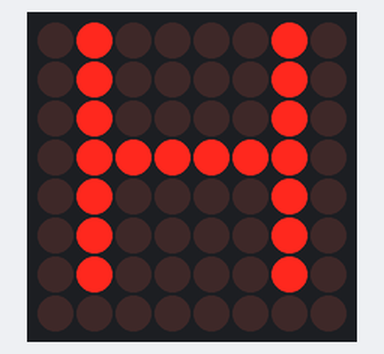
Recording of a sketch running on a simulated Arduino Uno, built with avr-gcc and run on an emulated ATmega328P. Shown: 8×8 LED matrix. Wiring (inferred from the names in the program): LED matrix (orientation assumed): rows pin 2, pin 3, pin 4, pin 5, pin 6, pin 7, pin 8, pin 9; columns pin 10, pin 11, pin 12, pin 13, A0, A1, A2, A3.

Above: at 0.1 s.
At 1.0 s:
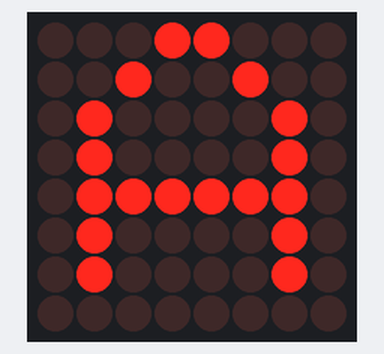
At 1.9 s:
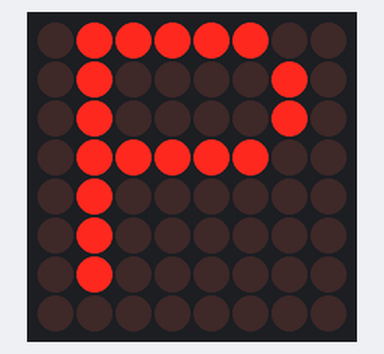
At 4.6 s:
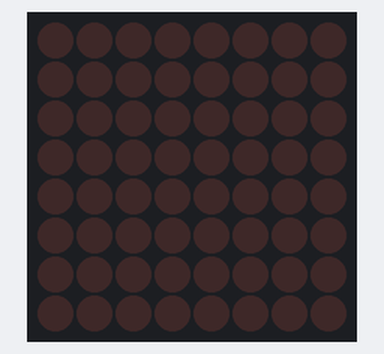
At 8.5 s:
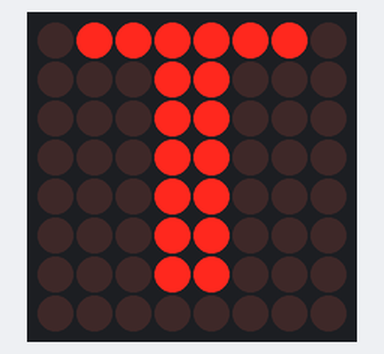
At 12.2 s:
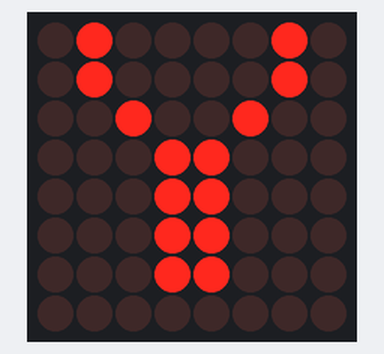

Measured:
- by itself, everything shown: repeats every 13.0 s, in 26 steps
- what the display in image 0 shows lasts 0.9 s, from 0.0 s to 0.9 s
- what the display in image 3 shows lasts 1.0 s, from 4.6 s to 5.6 s

The sketch:

letter_1088AS.ino
```cpp
// Arduino Uno + 1088AS
// 沿用原来的接线，每根列线串联一只 2.2kΩ 电阻。
// 不需要安装额外库。

// 第 1～8 行，从上到下
const byte rowPins[8] = {
  2, 3, 4, 5, 6, 7, 8, 9
};

// 第 1～8 列，从左到右
const byte colPins[8] = {
  10, 11, 12, 13, A0, A1, A2, A3
};

// ===== 在这里修改显示内容 =====
const char message[] = "HAPPY BIRTHDAY";

// 每个字母的显示时间（毫秒）
const unsigned long letterDuration = 800;

// 字母之间熄灭的时间，方便区分连续相同的字母
const unsigned long gapDuration = 120;

// 每个字母包含 8 行，每行 8 个点。
// 1 表示亮，0 表示灭。
// 顺序必须是 A、B、C……Z。
const byte alphabet[26][8] = {
  // A
  {
    0b00011000,
    0b00100100,
    0b01000010,
    0b01000010,
    0b01111110,
    0b01000010,
    0b01000010,
    0b00000000
  },

  // B
  {
    0b01111100,
    0b01000010,
    0b01000010,
    0b01111100,
    0b01000010,
    0b01000010,
    0b01111100,
    0b00000000
  },

  // C
  {
    0b00111100,
    0b01000010,
    0b01000000,
    0b01000000,
    0b01000000,
    0b01000010,
    0b00111100,
    0b00000000
  },

  // D
  {
    0b01111000,
    0b01000100,
    0b01000010,
    0b01000010,
    0b01000010,
    0b01000100,
    0b01111000,
    0b00000000
  },

  // E
  {
    0b01111110,
    0b01000000,
    0b01000000,
    0b01111100,
    0b01000000,
    0b01000000,
    0b01111110,
    0b00000000
  },

  // F
  {
    0b01111110,
    0b01000000,
    0b01000000,
    0b01111100,
    0b01000000,
    0b01000000,
    0b01000000,
    0b00000000
  },

  // G
  {
    0b00111100,
    0b01000010,
    0b01000000,
    0b01001110,
    0b01000010,
    0b01000010,
    0b00111100,
    0b00000000
  },

  // H
  {
    0b01000010,
    0b01000010,
    0b01000010,
    0b01111110,
    0b01000010,
    0b01000010,
    0b01000010,
    0b00000000
  },

  // I
  {
    0b00111100,
    0b00011000,
    0b00011000,
    0b00011000,
    0b00011000,
    0b00011000,
    0b00111100,
    0b00000000
  },

  // J
  {
    0b00011110,
    0b00000100,
    0b00000100,
    0b00000100,
    0b01000100,
    0b01000100,
    0b00111000,
    0b00000000
  },

  // K
  {
    0b01000010,
    0b01000100,
    0b01001000,
    0b01110000,
    0b01001000,
    0b01000100,
    0b01000010,
    0b00000000
  },

  // L
  {
    0b01000000,
    0b01000000,
    0b01000000,
    0b01000000,
    0b01000000,
    0b01000000,
    0b01111110,
    0b00000000
  },

  // M
  {
    0b01000010,
    0b01100110,
    0b01011010,
    0b01011010,
    0b01000010,
    0b01000010,
    0b01000010,
    0b00000000
  },

  // N
  {
    0b01000010,
    0b01100010,
    0b01010010,
    0b01001010,
    0b01000110,
    0b01000010,
    0b01000010,
    0b00000000
  },

  // O
  {
    0b00111100,
    0b01000010,
    0b01000010,
    0b01000010,
    0b01000010,
    0b01000010,
    0b00111100,
    0b00000000
  },

  // P
  {
    0b01111100,
    0b01000010,
    0b01000010,
    0b01111100,
    0b01000000,
    0b01000000,
    0b01000000,
    0b00000000
  },

  // Q
  {
    0b00111100,
    0b01000010,
    0b01000010,
    0b01000010,
    0b01001010,
    0b01000100,
    0b00111010,
    0b00000000
  },

  // R
  {
    0b01111100,
    0b01000010,
    0b01000010,
    0b01111100,
    0b01001000,
    0b01000100,
    0b01000010,
    0b00000000
  },

  // S
  {
    0b00111100,
    0b01000010,
    0b01000000,
    0b00111100,
    0b00000010,
    0b01000010,
    0b00111100,
    0b00000000
  },

  // T
  {
    0b01111110,
    0b00011000,
    0b00011000,
    0b00011000,
    0b00011000,
    0b00011000,
    0b00011000,
    0b00000000
  },

  // U
  {
    0b01000010,
    0b01000010,
    0b01000010,
    0b01000010,
    0b01000010,
    0b01000010,
    0b00111100,
    0b00000000
  },

  // V
  {
    0b01000010,
    0b01000010,
    0b01000010,
    0b01000010,
    0b00100100,
    0b00100100,
    0b00011000,
    0b00000000
  },

  // W
  {
    0b01000010,
    0b01000010,
    0b01000010,
    0b01011010,
    0b01011010,
    0b01100110,
    0b01000010,
    0b00000000
  },

  // X
  {
    0b01000010,
    0b01000010,
    0b00100100,
    0b00011000,
    0b00100100,
    0b01000010,
    0b01000010,
    0b00000000
  },

  // Y
  {
    0b01000010,
    0b01000010,
    0b00100100,
    0b00011000,
    0b00011000,
    0b00011000,
    0b00011000,
    0b00000000
  },

  // Z
  {
    0b01111110,
    0b00000010,
    0b00000100,
    0b00011000,
    0b00100000,
    0b01000000,
    0b01111110,
    0b00000000
  }
};

const byte blankPattern[8] = {
  0, 0, 0, 0, 0, 0, 0, 0
};

void setup() {
  // 列 LOW = 关闭
  for (byte c = 0; c < 8; c++) {
    digitalWrite(colPins[c], LOW);
    pinMode(colPins[c], OUTPUT);
  }

  // 行 HIGH = 关闭
  for (byte r = 0; r < 8; r++) {
    digitalWrite(rowPins[r], HIGH);
    pinMode(rowPins[r], OUTPUT);
  }
}

// 显示一帧：依次扫描 8 行
void displayFrame(const byte pattern[8]) {
  for (byte r = 0; r < 8; r++) {
    // 设置当前行需要点亮的列
    for (byte c = 0; c < 8; c++) {
      bool isOn = (pattern[r] >> (7 - c)) & 1;
      digitalWrite(colPins[c], isOn ? HIGH : LOW);
    }

    // 打开当前行
    digitalWrite(rowPins[r], LOW);
    delayMicroseconds(1000);

    // 关闭当前行
    digitalWrite(rowPins[r], HIGH);
  }

  // 关闭全部列
  for (byte c = 0; c < 8; c++) {
    digitalWrite(colPins[c], LOW);
  }
}

// 返回字母的图案
const byte* getLetterPattern(char letter) {
  // 自动把小写转成大写
  if (letter >= 'a' && letter <= 'z') {
    letter = letter - 'a' + 'A';
  }

  if (letter >= 'A' && letter <= 'Z') {
    return alphabet[letter - 'A'];
  }

  // 空格及未支持的字符显示为空白
  return blankPattern;
}

// 在指定时间内持续刷新图案
void showPattern(const byte pattern[],
                 unsigned long durationMs) {
  unsigned long startTime = millis();

  while (millis() - startTime < durationMs) {
    displayFrame(pattern);
  }
}

void loop() {
  for (unsigned int i = 0; message[i] != '\0'; i++) {
    showPattern(getLetterPattern(message[i]),
                letterDuration);

    // 短暂熄灭，以区分连续相同的字母，例如 PP
    showPattern(blankPattern, gapDuration);
  }
}
```
